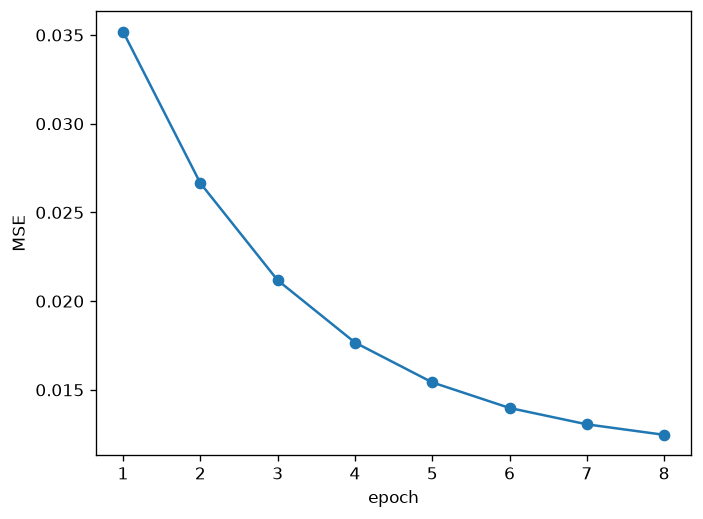

This chart was generated by the following Python code:
"""Пара 16 · складніше: training loop і графік MSE."""

from pathlib import Path

import matplotlib.pyplot as plt
import torch
from torch import nn

torch.manual_seed(0)
x = torch.randn(32, 1)
y = 0.5 * x + 0.1 * torch.randn_like(x)
model = nn.Linear(1, 1)
opt = torch.optim.SGD(model.parameters(), lr=0.1)
hist = []
for _ in range(8):
    opt.zero_grad()
    loss = ((model(x) - y) ** 2).mean()
    loss.backward()
    opt.step()
    hist.append(loss.item())

out = Path(__file__).with_suffix(".png")
plt.plot(range(1, len(hist) + 1), hist, marker="o")
plt.xlabel("epoch")
plt.ylabel("MSE")
plt.savefig(out, dpi=120, bbox_inches="tight")
print("start", round(hist[0], 4), "end", round(hist[-1], 4))
print("saved", out)
# -> end < start; поруч зі скриптом з’явиться Lesson16_03_loss_plot.png
